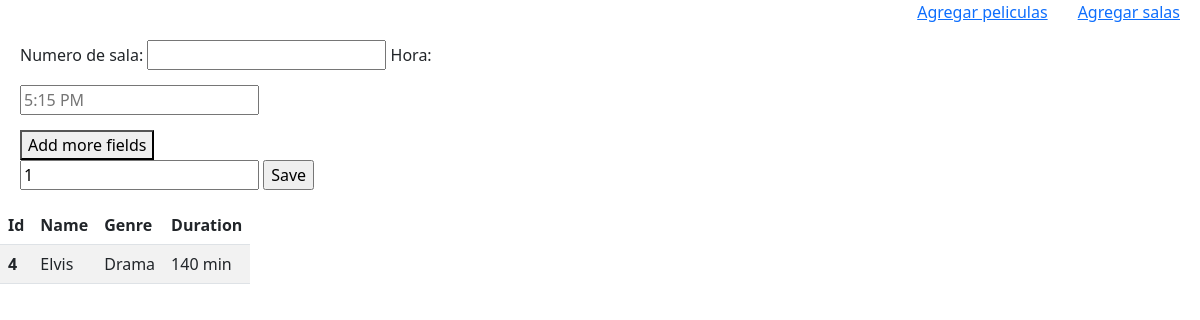
The page /addshow/4 on the database its author committed.
### website/models.py (models this page shows)
class Movie(db.Model):
    id = db.Column(db.Integer, primary_key=True)
    name = db.Column(db.String(10000))
    image = db.Column(db.String(10000))
    genre = db.Column(db.String(150))
    duration = db.Column(db.String(150))
    shows = db.relationship('Show')

### website/views.py (the view)
@views.route('/addshow/<int:id>', methods=['GET','POST'])
def add_show(id):
    movie = Movie.query.get_or_404(id)
    if request.method == 'POST':
        try:
            num_sala = request.form.get('numsala')
            hora_peli = request.form.get('horapeli')
            sala = Cinemahall.query.filter_by(hall_number=num_sala).first()
            show_numbers = request.form.get('number-of-shows')
            new_show = Show(time=hora_peli, movie_id=id, cinemahall_id=sala.id)
            db.session.add(new_show)
            db.session.commit()
            letter_columns = ['A','B','C','D','E','F','G','H','I']
            number_row = ['1','2','3','4','5','6','7','8','9','10','11','12']
            for i in letter_columns:
                for j in number_row:
                    new_showseat = Showseat(status=0,seat=i+j,show_id=new_show.id)
                    db.session.add(new_showseat)
                    db.session.commit()
            for i in range(int(show_numbers)-1):
                num_sala = request.form.get('numsala'+str(i))
                hora_peli = request.form.get('horapeli'+str(i))
                sala = Cinemahall.query.filter_by(hall_number=num_sala).first()
                new_show = Show(time=hora_peli, movie_id=id, cinemahall_id=sala.id)
                db.session.add(new_show)
                db.session.commit()
                for i in letter_columns:
                    for j in number_row:
                        new_showseat = Showseat(status=0,seat=i+j,show_id=new_show.id)
                        db.session.add(new_showseat)
                        db.session.commit()
            return redirect('/admin.html')
        except Exception as e:
            return str(e)
    else:
        return render_template('addshow.html', movie=movie)

### website/templates/addshow.html (shortened to what this page needs)
<html lang="en">
<head>
    <link href="https://cdn.jsdelivr.net/npm/bootstrap@5.2.0/dist/css/bootstrap.min.css" rel="stylesheet">
</head>
<body>
    <nav>
        <ul style="list-style:none; display: flex; justify-content: end; margin-right:20px">
            <li style="margin-right: 30px;">
                <a href="/admin.html">Agregar peliculas</a>
            </li>
            <li>
                <a href="/addSalas.html">Agregar salas</a>
            </li>
        </ul>
    </nav>
    <form action="/addshow/{{movie.id}}" method="POST" style="display: flex; margin-left:20px">
        <div>
            <div id="horario" style="width:600px">
                <label for="numsala">Numero de sala:</label>
                <input type="number" id="numsala" name="numsala" style="margin-bottom:15px" required>
                <label for="horapeli">Hora:</label>
                <input type="text" id="horapeli" name="horapeli" style="margin-bottom:15px" placeholder="5:15 PM" required>
            </div>
            <button type="button" onclick="add_more_fields()" style="display:flex; align-items: center;">Add more fields</button>
            <input type="text" id="number-of-shows" name="number-of-shows" value="1" readonly>
            <input type="submit" value="Save">
        </div>
    </form>
    <table class="table table-striped" style="width: auto;">
        <thead>
            <tr>
                <th scope="col">Id</th>
                <th scope="col">Name</th>
                <th scope="col">Genre</th>
                <th scope="col">Duration</th>
            </tr>
        </thead>
        <tbody>
            <tr>
                <th scope="row">{{ movie.id }}</th>
                <td>{{ movie.name }}</td>
                <td>{{ movie.genre }}</td>
                <td>{{ movie.duration }}</td>
            </tr>
        </tbody>
    </table>
</body>
</html>

### rows shown on the page
Movie: id "4", name "Elvis", genre "Drama", duration "140 min"
